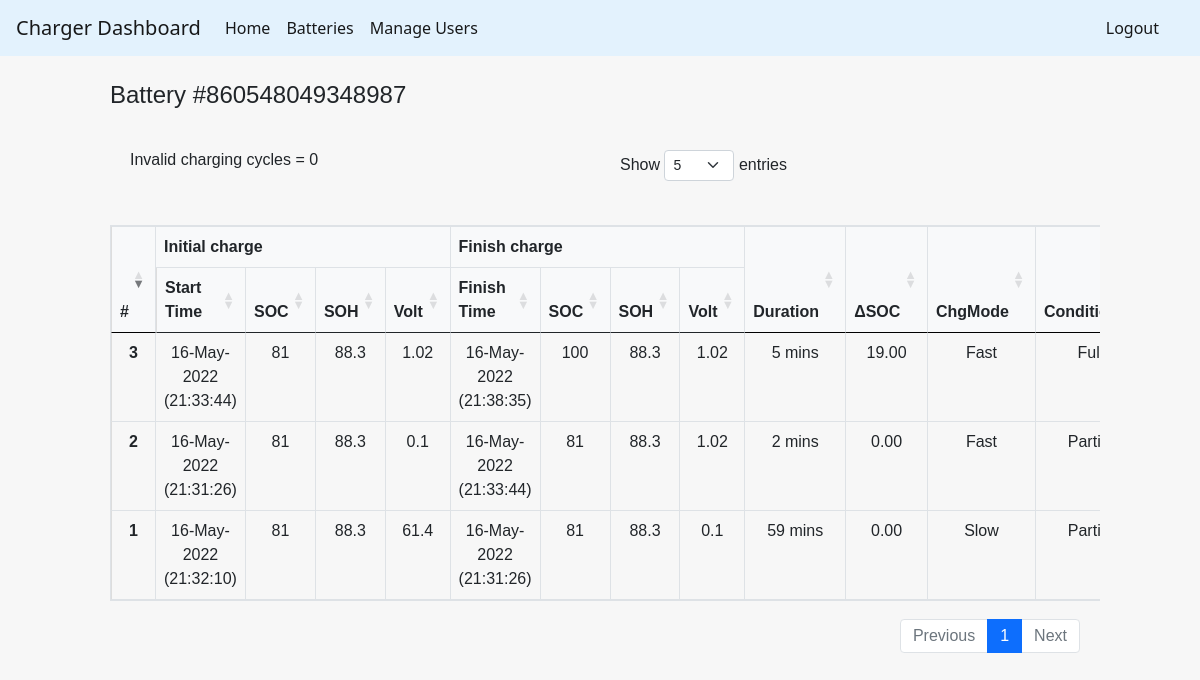
/connectedBatteries/860548049348987 (signed in), run on the app's committed database.
### tables this page shows
CREATE TABLE charger_s1 (
    id integer primary key autoincrement,
    productId INTEGER,
    Status INTEGER,
    SN TEXT,
    Time TEXT,
    SoC INTEGER,
    SoH INTEGER,
    Volt REAL
    , chargeMode INTEGER);

### flaskWebsite.py (the view, shortened to what this page needs)
@app.route('/connectedBatteries/<battSN>')
def singleBattery(battSN):
    if "username" in session:
        con = sqlite3.connect(dbName)
        cur = con.cursor()
        table_list = [a for a in cur.execute("SELECT name FROM sqlite_master WHERE type = 'table'")]
        batteryName = "Battery #" + str(battSN)
        lenIndex = [ [0] for i in range(2)]
        cur.execute("SELECT * FROM charger_s1 WHERE SN = ?", (battSN,))
        lenIndex[0] = len(cur.fetchall())
        cur.execute("SELECT * FROM charger_s2 WHERE SN = ?", (battSN,))
        lenIndex[1] = len(cur.fetchall())
        s1data = [ dict() for i in range(lenIndex[0]+1)]
        s2data = [ dict() for i in range(lenIndex[1]+1)]
        battData = [ dict() for i in range(lenIndex[0]+lenIndex[1])]
        loopCount = 0
        for row in cur.execute("SELECT * FROM charger_s1 WHERE SN = ?", (battSN,)):
            s1data[loopCount]['stat'] = row[2]
            s1data[loopCount]['time'] = row[4]
            s1data[loopCount]['soc'] = row[5]
            s1data[loopCount]['soh'] = row[6]
            s1data[loopCount]['volt'] = row[7]
            s1data[loopCount]['chargeMode'] = row[8]
            loopCount += 1
        loopCount = 0
        for row in cur.execute("SELECT * FROM charger_s2 WHERE SN = ?", (battSN,)):
            s2data[loopCount]['stat'] = row[2]
            s2data[loopCount]['time'] = row[4]
            s2data[loopCount]['soc'] = row[5]
            s2data[loopCount]['soh'] = row[6]
            s2data[loopCount]['volt'] = row[7]
            s2data[loopCount]['chargeMode'] = row[8]
            loopCount += 1
        validChargingCycle = 0
        invalidChargingCycle = 0
        for i in s1data:
            print(i)
        for i in range(lenIndex[0]-1):
            space = 1
            if s1data[i]['stat'] == 1:
                if s1data[i+1]['stat'] == 1:
                    chargeCondition = 'Partial'
                elif s1data[i+1]['stat'] == 2:
                    chargeCondition = 'Full'
                elif s1data[i+1]['stat'] == 0:
                    chargeCondition = 'Partial'
                elif s1data[i+1]['stat'] == -1:
                    invalidChargingCycle+=1
                    continue
                battData[validChargingCycle]['condition'] = chargeCondition
                battData[validChargingCycle]['init_soc']  = s1data[i]['soc']
                battData[validChargingCycle]['init_soh']  = s1data[i]['soh']
                battData[validChargingCycle]['init_volt'] = s1data[i]['volt']
                battData[validChargingCycle]['init_time'] = s1data[i]['time']
                battData[validChargingCycle]['chg_mode']  = s1data[i]['chargeMode']
                battData[validChargingCycle]['fin_soc']   = s1data[i+space]['soc']
                battData[validChargingCycle]['fin_soh']   = s1data[i+space]['soh']
                battData[validChargingCycle]['fin_volt']  = s1data[i+space]['volt']
                battData[validChargingCycle]['fin_time']  = s1data[i+space]['time']
                validChargingCycle += 1
        for i in range(validChargingCycle):
            battData[i]['delta_soc'] = battData[i]['fin_soc'] - battData[i]['init_soc']
            try:
                dateStart = datetime.strptime(battData[i]['init_time'], '%y/%m/%d,%H:%M:%S')
                dateFinish = datetime.strptime(battData[i]['fin_time'], '%y/%m/%d,%H:%M:%S')
                duration = (dateFinish - dateStart).total_seconds()
                if (duration < 3600):
                    durationString = "{:.0f} mins".format((duration % 3600) / 60)
                else:
                    durationString = "{} hrs {:.0f} mins".format(math.floor(duration / 3600), (duration % 3600) / 60)
                battData[i]['delta_time'] = durationString
                battData[i]['init_time'] = dateStart.strftime("%d-%B-%Y (%H:%M:%S)")
                battData[i]['fin_time'] = dateFinish.strftime("%d-%B-%Y (%H:%M:%S)")
            except:
                battData[i]['init_time'] = '-'
                battData[i]['fin_time'] = '-'
                battData[i]['delta_time'] = '-'
        cur.close()
        con.close()
        print("inv:{}".format(invalidChargingCycle))
        return render_template('displayOneBattery.html', lenValid=validChargingCycle, lenInvalid=invalidChargingCycle, batt_data=battData, batt_sn=battSN)
    else:
        return redirect(url_for('login'))

### templates/displayOneBattery.html (shortened to what this page needs)
{% extends "base.html" %}
{% block styles %}
<link rel= "stylesheet" type= "text/css" href= "{{ url_for('static',filename='styles/main.css') }}">
<link rel= "stylesheet" type= "text/css" href= "{{ url_for('static',filename='styles/addon_displayOneBattery.css') }}">
{% endblock %}
{% block content %}
<div class="container-fluid">
    <div class="row" style="margin-top: 15px; margin-bottom:0; padding-bottom:0; margin-left:0">
        <h4 style="margin:0; padding:0">Battery #{{ batt_sn }}</h4>
    </div>
    <div class="row" style="margin:0; padding:0">
        <div class="table-responsive" style="margin:0; padding:0">
            <table id="batt" class="table table-bordered">
                <thead style="background-color: #f8f9fa">
                    <tr>
                        <th scope="col" rowspan = "2" style="border-bottom: 1px solid #000000;">#</th>
                        <th scope="col" colspan = "4">Initial charge</th>
                        <th scope="col" colspan = "4">Finish charge</th>
                        <th scope="col" rowspan = "2" style="border-bottom: 1px solid #000000;">Duration</th>
                        <th scope="col" rowspan = "2" style="border-bottom: 1px solid #000000;">ΔSOC</th>
                        <th scope="col" rowspan = "2" style="border-bottom: 1px solid #000000;">ChgMode</th>
                        <th scope="col" rowspan = "2" style="border-bottom: 1px solid #000000;">Condition</th>
                    </tr>
                    <tr>
                        <th scope="col">Start Time</th>
                        <th scope="col">SOC</th>
                        <th scope="col">SOH</th>
                        <th scope="col">Volt</th>
                        <th scope="col">Finish Time</th>
                        <th scope="col">SOC</th>
                        <th scope="col">SOH</th>
                        <th scope="col">Volt</th>
                    </tr>
                </thead>
                <tbody>
                    {% for x in range (0,lenValid) %}
                    <tr>
                        <th scope="row"> {{ x + 1 }}</th>
                        <td>{{ batt_data[x]['init_time'] }}</td>
                        <td>{{ batt_data[x]['init_soc'] }}</td>
                        <td>{{ batt_data[x]['init_soh'] }}</td>
                        <td>{{ batt_data[x]['init_volt'] }}</td>
                        <td>{{ batt_data[x]['fin_time'] }}</td>
                        <td>
                            {% if batt_data[x]['condition'] == "Full" %}
                                100
                            {% else %}
                                {{ batt_data[x]['fin_soc'] }}
                            {% endif %}
                        </td>
                        <td>{{ batt_data[x]['fin_soh'] }}</td>
                        <td>{{ batt_data[x]['fin_volt'] }}</td>
                        <td>{{ batt_data[x]['delta_time'] }}</td>
                        <td>
                            {% if batt_data[x]['condition'] == "Full" %}
                                {% set dispDeltaSoc = 100 - batt_data[x]['init_soc'] %}
                            {% else %}
                                {% set dispDeltaSoc = batt_data[x]['delta_soc'] %}
                            {% endif %}
                            {{'%0.2f'| format(dispDeltaSoc|float)}}
                        </td>
                        <td>
                            {% if batt_data[x]['chg_mode'] == 0 %}
                                Slow
                            {% else %}
                                Fast
                            {% endif %}
                        </td>
                        <td>{{ batt_data[x]['condition'] }}</td>
                    </tr>
                    {% endfor %}
                </tbody>
            </table>
        </div>
    </div>
</div>
{% endblock %}

### static/styles/main.css (style rules this page uses)
body { background-color: #f7f7f7; }
.container-fluid { padding: 0 100px; font-family: 'Quicksand', sans-serif; font-size: 16px; }

### static/styles/addon_displayOneBattery.css (style rules this page uses)
body { margin: 0; }
.container-fluid div { padding: 10px; }
.table-bordered { text-align: center; }
th { border-top: 1px solid #dddddd; border-bottom: 1px solid #dddddd; border-right: 1px solid #dddddd; }
th:first-child { border-left: 1px solid #dddddd; }

### data on the page
charger_s1: SoH "88.3", Volt "61.4"
charger_s1: SoH "88.3", Volt "0.1", SoH "88.3", Volt "0.1"
charger_s1: SoH "88.3", Volt "1.02", SoH "88.3", Volt "1.02"
charger_s1: SoH "88.3", Volt "1.02"

### other printed values
{{ batt_sn }} "860548049348987"
{{ x + 1 }} "1" "2" "3"
{{ batt_data[x]['init_time'] }} "16-May-2022 (21:32:10)" "16-May-2022 (21:31:26)" "16-May-2022 (21:33:44)"
{{ batt_data[x]['init_soc'] }} "81" "81" "81"
{{ batt_data[x]['fin_time'] }} "16-May-2022 (21:31:26)" "16-May-2022 (21:33:44)" "16-May-2022 (21:38:35)"
{{ batt_data[x]['fin_soc'] }} "81" "81"
{{ batt_data[x]['delta_time'] }} "59 mins" "2 mins" "5 mins"
{{ '%0.2f'| format(dispDeltaSoc|float) }} "0.00" "0.00" "19.00"
